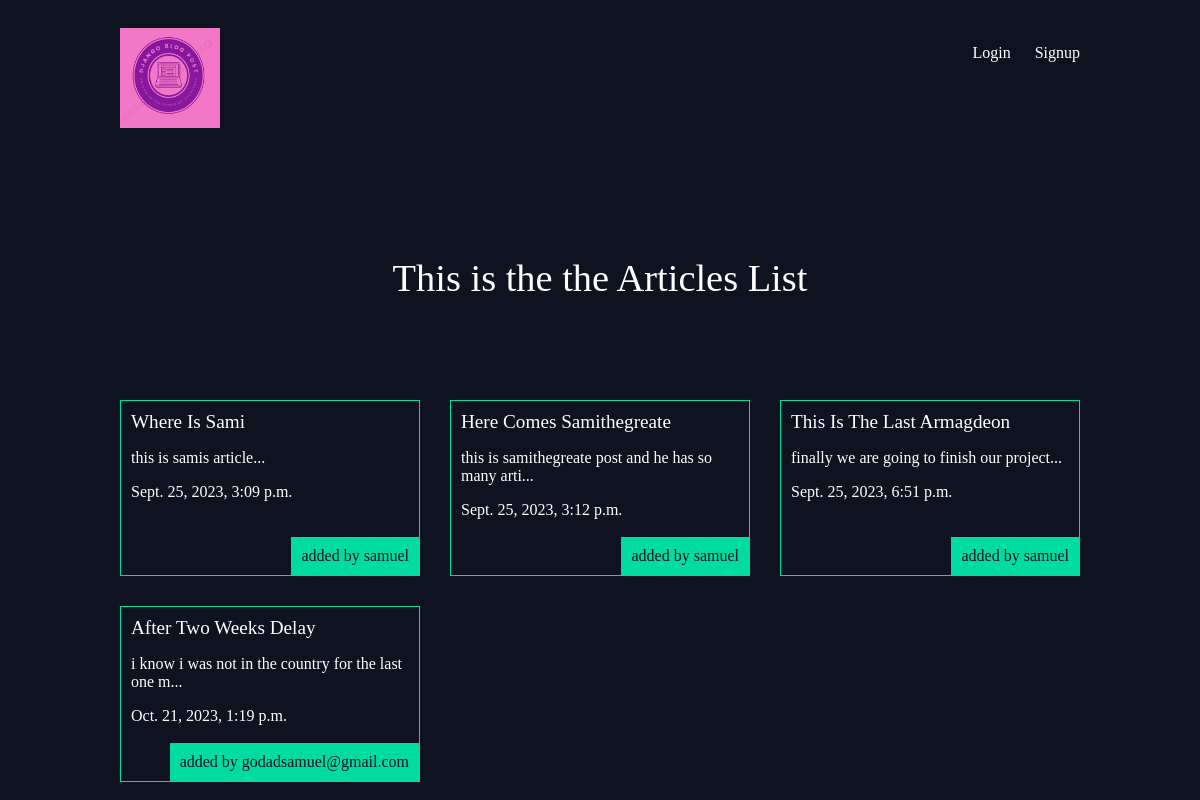
The page /articles/ on the database as committed earlier.
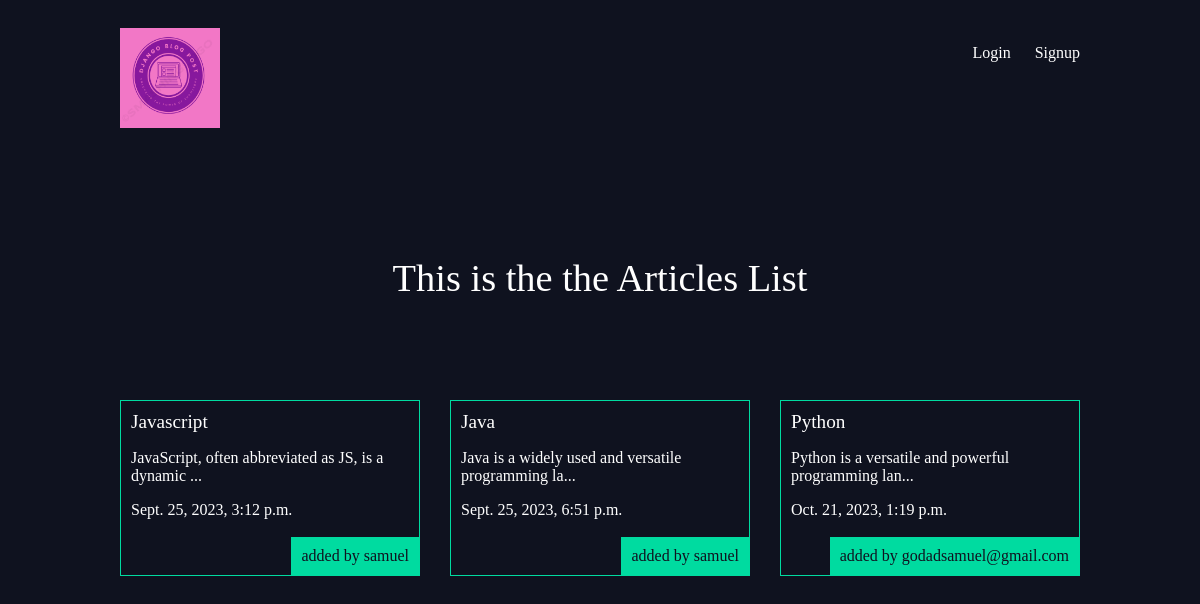
The same page on the database as committed later.
### articles/models.py (models this page shows, shortened)
class Article(models.Model):
    title =models.CharField(max_length=100)
    body =models.TextField()
    slug =models.SlugField()
    date =models.DateTimeField(auto_now_add=True)
    thumb =models.ImageField(upload_to='images/',default='default.jpg',blank=True)
    audio = models.FileField(upload_to='audio/', blank=True)
    video = models.FileField(upload_to='video/', blank=True)
    author = models.ForeignKey(User, on_delete=models.CASCADE, default=None)
    def snippet(self):
        return self.body[:50]+'...'

### articles/views.py (the view)
# urls.py: path('', views.article_list, name='list'),
def article_list(request,):
    articles =Article.objects.all().order_by('date')
    return render(request,'articles/article_list.html',{'articles':articles})

### articles/templates/articles/article_list.html
{% extends "base_layout.html" %}
{% block content %}
    <h1>This is the the  Articles List</h1>
    <div class="articles">
        {% for article in articles %}
            <div class="article">
                <h2><a href="{% url 'articles:detail' slug=article.slug %}">{{ article.title }}</a></h2>
                <p>{{ article.snippet }}</p>
                <p>{{ article.date }}</p>
                <p class="author">added by {{ article.author.username }}</p>
            </div>
        {% endfor %}
    </div>
{% endblock content %}

### templates/base_layout.html (shortened to what this page needs)
 {% load static %}
<!DOCTYPE html>
<html lang="en">
<head>
    <link rel="stylesheet" href="{% static 'styles.css' %}">
</head>
<body>
    <header class="wrapper">
        <h1>
            <a class="logo" href="{% url 'home' %}"><img src="{%static 'images/logo.png' %}" alt="djangonautic" height="100px" width="100px" /></a>
        </h1>
        <nav>
            <ul>
                {% if user.is_authenticated %}
                <li>
                    <form class="logout-link" action="{% url 'accounts:logout' %}" method="post">
                        {% csrf_token %}
                        <button type="submit">Logout</button>
                    </form>
                </li>
                <li><a href="{% url 'articles:create' %}" class="highlight">New Article</a></li>
                {% else %}
                <li><a href="{% url 'accounts:login' %}">Login</a></li>
                <li><a href="{% url 'accounts:signup' %}">Signup</a></li>
                {% endif %}
            </ul>
        </nav>
    </header>
    <div class="wrapper">
        {% block content %} {% endblock %}
    </div>
</body>
</html>

### assets/styles.css (style rules this page uses)
body { background-color: #0f121f; background-image: url(/static/stars.png); background-repeat: no-repeat; color: #fff; }
body * { font-family: Ubuntu; }
h1, h2, h3, h4, h5 { font-weight: normal; margin: 0; }
a, a:hover, a:visited { color: #fff; text-decoration: none; }
.wrapper { max-width: 960px; margin: 0 auto; }
div.wrapper>h1 { text-align: center; margin: 100px auto; font-size: 2.4em }
header { display: grid; grid-template-columns: 1fr 1fr; padding: 20px 0; }
nav { justify-self: end; }
nav li { display: inline-block; list-style-type: none; margin-left: 20px; }
.articles { display: grid; grid-template-columns: 1fr 1fr 1fr; grid-gap: 30px; }
.article { padding: 10px; border: 1px solid #00dba0; position: relative; padding-bottom: 40px; }
.article h2 { font-size: 1.2em; text-transform: capitalize; }
.article .author { padding: 10px; background: #00dba0; position: absolute; right: 0; bottom: 0; margin: 0; color: #0f121f; }
.logo { height: 10px; width: 10px; }

Rows that differ between the two databases and show on the page:
removed Article: title "Where Is Sami", snippet "this is samis article...", date "Sept. 25, 2023, 3:09 p.m.", author.username "samuel"
changed Article: title "Here Comes Samithegreate" → "Javascript"; snippet "this is samithegreate post and he has so many arti..." → "JavaScript, often abbreviated as JS, is a dynamic ..."
changed Article: title "This Is The Last Armagdeon" → "Java"; snippet "finally we are going to finish our project..." → "Java is a widely used and versatile programming la..."
changed Article "godadsamuel@gmail.com": title "After Two Weeks Delay" → "Python"; snippet "i know i was not in the country for the last one m..." → "Python is a versatile and powerful programming lan..."
